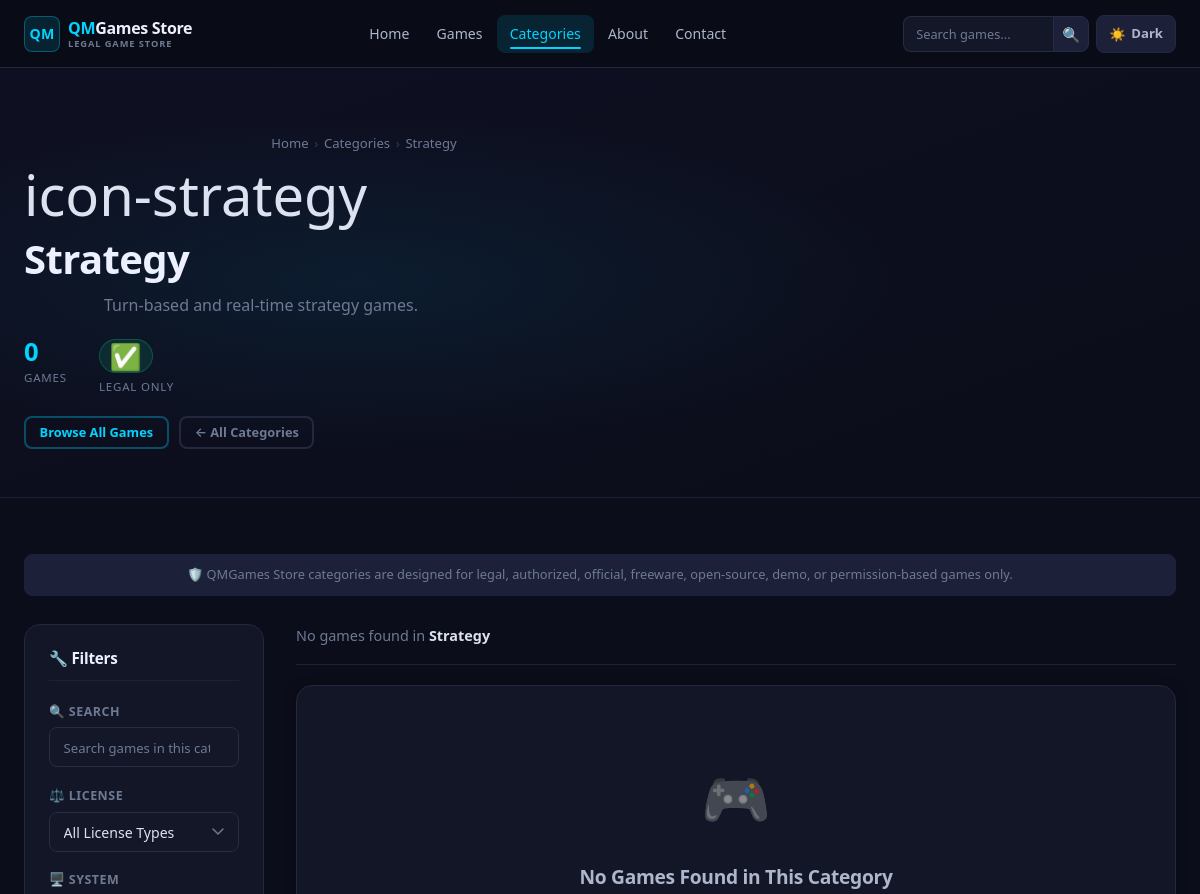
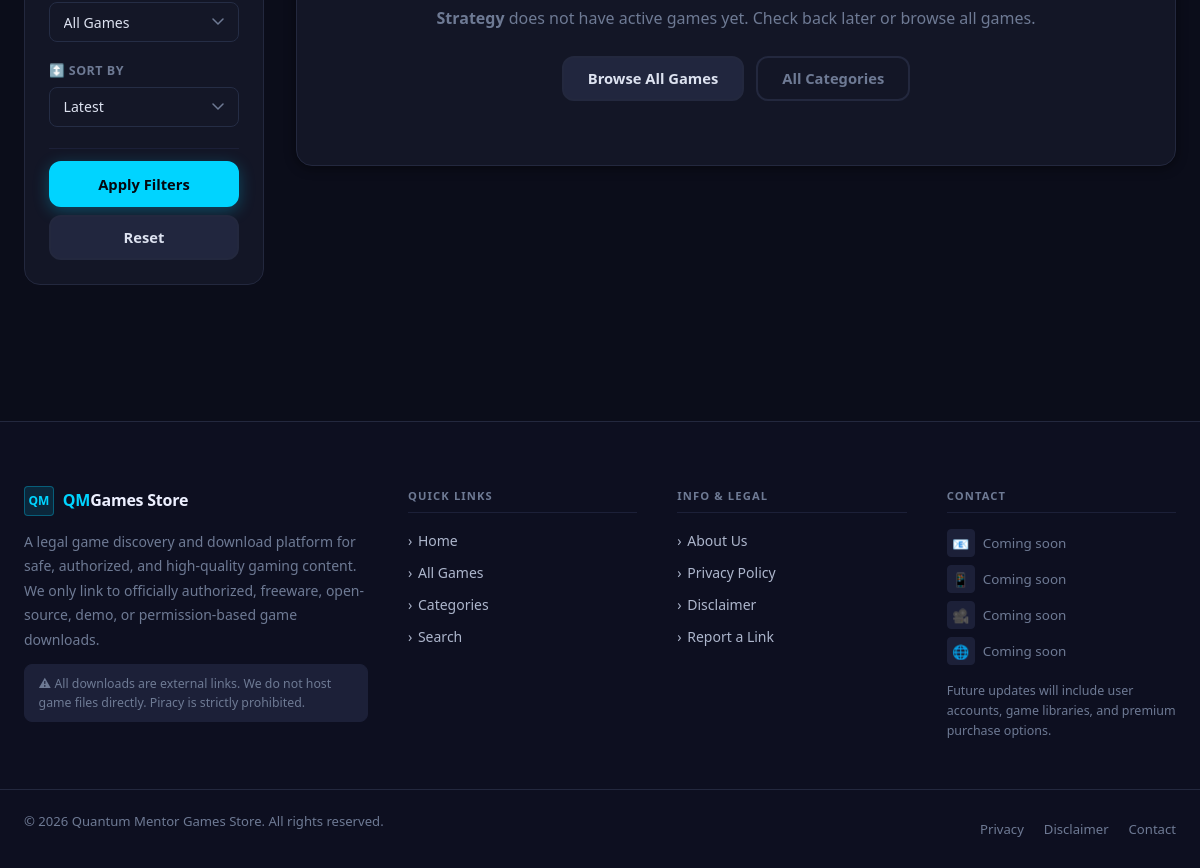
The app's page /category.php?slug=strategy with its own data (2 pictures, top to bottom).
### tables this page shows
CREATE TABLE `categories` (
  `id`          INT          NOT NULL AUTO_INCREMENT,
  `name`        VARCHAR(120) NOT NULL                   COMMENT 'Display name, e.g. "Action"',
  `slug`        VARCHAR(150) NOT NULL                   COMMENT 'URL-safe slug, e.g. "action"',
  `description` TEXT         NULL                       COMMENT 'Optional category description',
  `icon`        VARCHAR(255) NULL                       COMMENT 'Icon filename or CSS class',
  `sort_order`  INT          NOT NULL DEFAULT 0         COMMENT 'Display order (ascending)',
  `status`      ENUM('active','inactive')
                NOT NULL DEFAULT 'active'               COMMENT 'Inactive categories are hidden from public',
  `created_at`  TIMESTAMP    NOT NULL DEFAULT CURRENT_TIMESTAMP,
  `updated_at`  TIMESTAMP    NOT NULL DEFAULT CURRENT_TIMESTAMP ON UPDATE CURRENT_TIMESTAMP,
  PRIMARY KEY (`id`),
  UNIQUE KEY `uq_categories_slug`        (`slug`),
  KEY        `idx_categories_status`     (`status`),
  KEY        `idx_categories_sort_order` (`sort_order`)
);

### category.php (the view, shortened to what the rows shown need)
<?php
$rawSlug    = isset($_GET['slug']) ? trim((string)$_GET['slug']) : '';
$isDetail   = ($rawSlug !== '');
$category   = null;
$notFound   = false;
if ($isDetail) {
    $category = getCategoryBySlug($rawSlug);
}
$f_q       = $isDetail ? trim(mb_substr((string)($_GET['q'] ?? ''), 0, 100)) : '';
$f_license = $isDetail ? trim((string)($_GET['license'] ?? '')) : '';
$f_low_end = ($isDetail && ($_GET['low_end'] ?? '') === '1') ? '1' : '';
$f_sort    = $isDetail ? trim((string)($_GET['sort'] ?? 'latest')) : 'latest';
$f_page    = max(1, (int)($_GET['page'] ?? 1));
$hasFilters = ($f_q !== '' || $f_license !== '' || $f_low_end === '1');
$catFilters = [
    'q'       => $f_q,
    'license' => $f_license,
    'low_end' => $f_low_end,
    'sort'    => $f_sort,
];
if ($isDetail && !$notFound) {
    $perPage    = 12;
    $catResult  = getCategoryGames((int)$category['id'], $catFilters, $f_page, $perPage);
    $catGames   = $catResult['games'];
    $catTotal   = $catResult['total'];
} else {
    $allCats    = getAllActiveCategoriesWithCounts();
    $highlights = getCategoryHighlights();
}
$licenseOptions = [
    ''                 => 'All License Types',
    'freeware'         => 'Freeware',
    'open_source'      => 'Open Source',
    'demo'             => 'Demo',
    'official_mirror'  => 'Official Mirror',
    'indie_permission' => 'Indie Permission',
    'other_authorized' => 'Other Authorized',
];
$sortOptions = [
    'latest'          => 'Latest',
    'oldest'          => 'Oldest',
    'most_viewed'     => 'Most Viewed',
    'most_downloaded' => 'Most Downloaded',
    'az'              => 'A to Z',
    'za'              => 'Z to A',
    'featured'        => 'Featured First',
    'trending'        => 'Trending First',
];
require_once INCLUDES_PATH . '/header.php';
?>
<main class="category-page">
<?php
if ($notFound): ?>
<section class="page-hero" aria-labelledby="notfound-title">
  <div class="container">
    <h1 class="page-title" id="notfound-title">Category Not Found</h1>
    <p class="page-subtitle">
      The category you are looking for does not exist or is no longer active.
    </p>
  </div>
</section>
<section class="section-sm">
  <div class="container-sm">
    <div class="card">
      <div class="empty-state">
        <span class="empty-state-icon">📁</span>
        <h3>Category Not Found</h3>
        <p>
          The category <strong>&ldquo;<?= e($rawSlug) ?>&rdquo;</strong>
          does not exist or is currently inactive.
        </p>
        <div class="empty-state-actions">
          <a href="<?= e(getCategoryDirectoryUrl()) ?>" class="btn btn-primary">
            View All Categories
          </a>
          <a href="<?= e(siteUrl('games.php')) ?>" class="btn btn-secondary">
            Browse All Games
          </a>
          <a href="<?= e(siteUrl('index.php')) ?>" class="btn btn-ghost">
            Back to Home
          </a>
        </div>
      </div>
    </div>
  </div>
</section>
<?php
elseif ($isDetail): ?>
<section class="category-hero" aria-labelledby="cat-detail-title">
  <div class="container">
    <div class="category-hero-grid">
      <div class="category-hero-content">
        <nav class="breadcrumb" aria-label="Breadcrumb">
          <a href="<?= e(siteUrl('index.php')) ?>">Home</a>
          <span class="breadcrumb-sep">›</span>
          <a href="<?= e(getCategoryDirectoryUrl()) ?>">Categories</a>
          <span class="breadcrumb-sep">›</span>
          <span><?= e($category['name']) ?></span>
        </nav>
        <?php if (!empty($category['icon'])): ?>
          <div class="category-icon-large" aria-hidden="true">
            <?= e($category['icon']) ?>
          </div>
        <?php endif; ?>
        <h1 class="page-title" id="cat-detail-title">
          <?= e($category['name']) ?>
        </h1>
        <?php if (!empty($category['description'])): ?>
          <p class="page-subtitle"><?= e($category['description']) ?></p>
        <?php endif; ?>
        <div class="category-stats">
          <div class="category-stat">
            <span class="category-stat-value">
              <?= !$hasFilters ? e((string)($catTotal)) : '—' ?>
            </span>
            <span class="category-stat-label">Games</span>
          </div>
          <div class="category-stat">
            <span class="category-stat-value badge badge-success">✅</span>
            <span class="category-stat-label">Legal Only</span>
          </div>
        </div>
        <div class="category-hero-actions">
          <a href="<?= e(siteUrl('games.php')) ?>" class="btn btn-outline btn-sm">
            Browse All Games
          </a>
          <a href="<?= e(getCategoryDirectoryUrl()) ?>" class="btn btn-ghost btn-sm">
            ← All Categories
          </a>
        </div>
      </div>
    </div>
  </div>
</section>
<section class="section-sm">
  <div class="container">
    <div class="games-legal-strip">
      🛡️ QMGames Store categories are designed for legal, authorized, official,
      freeware, open-source, demo, or permission-based games only.
    </div>
    <div class="games-layout">
      <aside class="games-filter-panel" aria-label="Filter games in category">
        <div class="filter-panel-header">
          <h2 class="filter-panel-title">🔧 Filters</h2>
        </div>
        <form method="GET"
              action="<?= e(siteUrl('category.php')) ?>"
              class="filter-form"
              id="catFilterForm">
          <div class="filter-group">
            <label class="filter-label" for="cf_q">🔍 Search</label>
            <input type="search"
                   id="cf_q" name="q"
                   class="form-control filter-input"
                   placeholder="Search games in this category..."
                   value="<?= e($f_q) ?>"
                   maxlength="100"
                   autocomplete="off">
          </div>
          <div class="filter-group">
            <label class="filter-label" for="cf_license">⚖️ License</label>
            <select id="cf_license" name="license" class="form-control filter-select">
              <?php foreach ($licenseOptions as $val => $label): ?>
                <option value="<?= e($val) ?>"
                  <?= $f_license === $val ? 'selected' : '' ?>>
                  <?= e($label) ?>
                </option>
              <?php endforeach; ?>
            </select>
          </div>
          <div class="filter-group">
            <label class="filter-label" for="cf_lowend">🖥️ System</label>
            <select id="cf_lowend" name="low_end" class="form-control filter-select">
              <option value=""  <?= $f_low_end === '' ? 'selected' : '' ?>>All Games</option>
            </select>
          </div>
          <div class="filter-group">
            <label class="filter-label" for="cf_sort">↕️ Sort By</label>
            <select id="cf_sort" name="sort" class="form-control filter-select">
              <?php foreach ($sortOptions as $val => $label): ?>
                <option value="<?= e($val) ?>"
                  <?= $f_sort === $val ? 'selected' : '' ?>>
                  <?= e($label) ?>
                </option>
              <?php endforeach; ?>
            </select>
          </div>
          <div class="filter-actions">
            <button type="submit" class="btn btn-primary btn-block">
              Apply Filters
            </button>
            <a href="<?= e(getCategoryUrl($category['slug'])) ?>"
               class="btn btn-secondary btn-block">Reset</a>
          </div>
        </form>
      </aside>
      <div class="games-results">
        <div class="results-toolbar">
          <div class="results-summary">
            <?php if ($catTotal === 0): ?>
              <span>No games found in <strong><?= e($category['name']) ?></strong></span>
            <?php endif; ?>
          </div>
        </div>
        <?php if (!empty($catGames)): ?>
          <div class="games-grid category-game-grid">
            <?php foreach ($catGames as $game):
              $gSlug  = e($game['slug'] ?? '');
              $gTitle = e($game['title'] ?? 'Untitled');
              $gDesc  = e(truncateText($game['short_description'] ?? '', 85));
              $gPlat  = e($game['platform'] ?? 'Windows PC');
              $gSize  = !empty($game['game_size']) ? e($game['game_size']) : 'TBA';
              $gLic   = $game['license_type'] ?? 'freeware';
              $gBadge = getLicenseBadgeClass($gLic);
              $gLabel = getLicenseLabel($gLic);
              $gCover = !empty($game['cover_image'])
                          ? e(siteUrl($game['cover_image']))
                          : getPlaceholderImage('cover');
              $gHref  = $gSlug
                          ? e(siteUrl('game-details.php?slug=' . rawurlencode($game['slug'])))
                          : '#';
              $gViews = (int)($game['views_count'] ?? 0);
              $gDls   = (int)($game['downloads_count'] ?? 0);
            ?>
            <a href="<?= $gHref ?>"
               class="game-card card"
               aria-label="View details for <?= $gTitle ?>">
              <div class="game-card-cover">
                <img src="<?= $gCover ?>" alt="<?= $gTitle ?> cover" loading="lazy">
                <div class="game-card-overlay-badges">
                  <?php if (!empty($game['is_featured'])): ?>
                    <span class="card-overlay-badge card-overlay-featured">⭐ Featured</span>
                  <?php endif; ?>
                  <?php if (!empty($game['is_trending'])): ?>
                    <span class="card-overlay-badge card-overlay-trending">📈 Trending</span>
                  <?php endif; ?>
                  <?php if (!empty($game['is_low_end_pc'])): ?>
                    <span class="card-overlay-badge card-overlay-lowend">🖥️ Low-End</span>
                  <?php endif; ?>
                </div>
              </div>
              <div class="game-card-body">
                <p class="game-card-meta"><?= $gPlat ?> · <?= $gSize ?></p>
                <h3 class="game-card-title"><?= $gTitle ?></h3>
                <p class="game-card-description"><?= $gDesc ?></p>
                <?php if ($gViews > 0 || $gDls > 0): ?>
                <div class="game-card-stats">
                  <?php if ($gViews > 0): ?>
                    <span class="game-stat">👁 <?= e(formatNumberShort($gViews)) ?></span>
                  <?php endif; ?>
                  <?php if ($gDls > 0): ?>
                    <span class="game-stat">⬇ <?= e(formatNumberShort($gDls)) ?></span>
                  <?php endif; ?>
                </div>
                <?php endif; ?>
                <div class="game-card-actions-row">
                  <span class="badge <?= $gBadge ?>"><?= $gLabel ?></span>
                  <span class="btn btn-sm btn-outline">View Details →</span>
                </div>
              </div>
            </a>
            <?php endforeach; ?>
          </div>
        <?php else: ?>
          <div class="card">
            <div class="empty-state">
              <span class="empty-state-icon">🎮</span>
              <h3>No Games Found in This Category</h3>
              <p>
                <?php if ($hasFilters): ?>
                  No active games match your filters in
                  <strong><?= e($category['name']) ?></strong>.
                  Try adjusting or clearing your filters.
                <?php else: ?>
                  <strong><?= e($category['name']) ?></strong> does not have active
                  games yet. Check back later or browse all games.
                <?php endif; ?>
              </p>
              <div class="empty-state-actions">
                <a href="<?= e(siteUrl('games.php')) ?>" class="btn btn-secondary">
                  Browse All Games
                </a>
                <a href="<?= e(getCategoryDirectoryUrl()) ?>" class="btn btn-ghost">
                  All Categories
                </a>
              </div>
            </div>
          </div>
        <?php endif; ?>
      </div>
    </div>
  </div>
</section>
<?php
endif;  ?>
</main>
<?php require_once INCLUDES_PATH . '/footer.php'; ?>

### records on screen
categories: name "Strategy", icon "icon-strategy", description "Turn-based and real-time strategy games."

### other values on screen
$catTotal "0"
SITE_NAME "Quantum Mentor Games Store"
form field license "All License Types"
form field sort "Latest"
